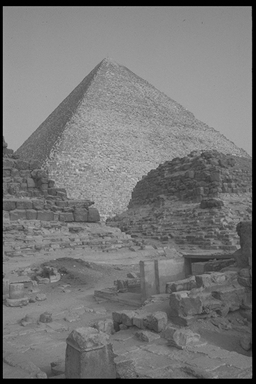
%> input picture Pyramid.bmp, 256 x 384 px
$ octave Problem2.m   (GNU Octave 9; MATLAB toolbox functions it lacks are replaced by stand-ins)
%> lines starting %> are read from the running program, lines starting %| are printed output that depends on the picture
% set some parameters
% I choose one side of the image for test
p_N = 256;
% default sample parameter theta
theta_N = 180;
% fft2D requires a 2-based size
pad_N = 1024;

img = imread('Pyramid.bmp');
%> img is the input picture: size 384x256 uint8; min 0, max 200, mean 118.1
theta = 0:(theta_N-1);
% first obtain the radon transformation map
[R,x] = radon(img,theta);
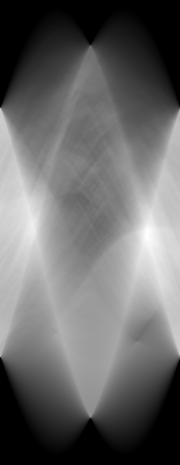
%> R: size 465x180 double; min 0, max 60865, mean 24971.9; drawn with min black and max white
%> x = 465 values from -232 to 232

% According to the project's calculate the 1D fft
proj_sino = R;
if mod(length(proj_sino(:,1)),2)==1
   proj_sino = [proj_sino;zeros(1,size(proj_sino,2))];
end
%disp(proj_sino)
pad_row = (pad_N-size(proj_sino,1))/2;
%> pad_row = 279
proj_sino = padarray( proj_sino,[pad_row 0],0,'both');
%> proj_sino: size 1024x180 double
L_pad = pad_row + ceil(((p_N.*sqrt(2)+2)-p_N)/2)+1;
%> L_pad = 335

proj_sino = ifftshift(proj_sino,1);
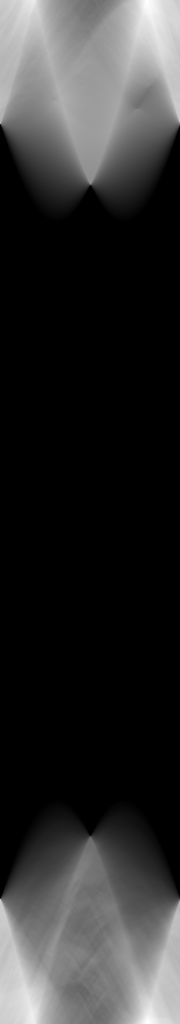
%> proj_sino: size 1024x180 double; min 0, max 60865, mean 11339.8; mean of the top-left, top-right, bottom-left and bottom-right quarters 11908.4, 12435.5, 10771.1, 10244; drawn with min black and max white
f_p = fft(proj_sino,[ ],1);
f_p = fftshift(f_p,1);

% mesh
nfp = length(f_p(:,1));
%> nfp = 1024
omega_sino = (-(nfp-1)/2:(nfp-1)/2).*(2*pi/size(f_p,1));  % p-theta coordinates, seperate 2*pi into 1024 parts
%> omega_sino = 1024 values from -3.14 to 3.14
theta = theta*pi/180;
[theta_grid, omega_grid] = meshgrid(theta,omega_sino);

omega_image = omega_sino;
%> omega_image = 1024 values from -3.14 to 3.14
[omega_grid_x, omega_grid_y] = meshgrid(omega_image, omega_image);
[coo_th_fft2, coo_r_fft2] = cart2pol(omega_grid_x,omega_grid_y);
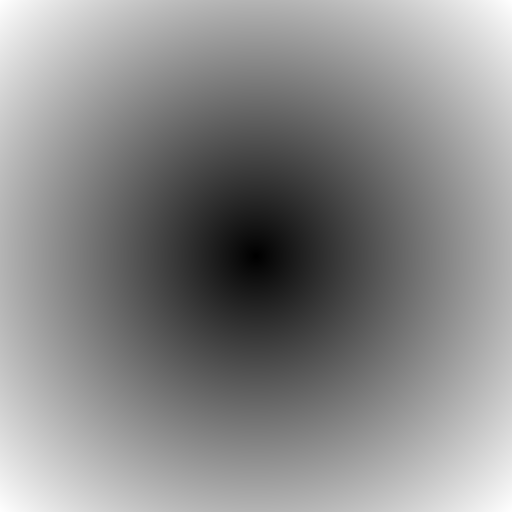
%> coo_r_fft2: size 1024x1024 double (shown at 1/2 size); min 0.00434, max 4.44, mean 2.4; drawn with min black and max white
coo_r_fft2 = coo_r_fft2.*sign(coo_th_fft2);
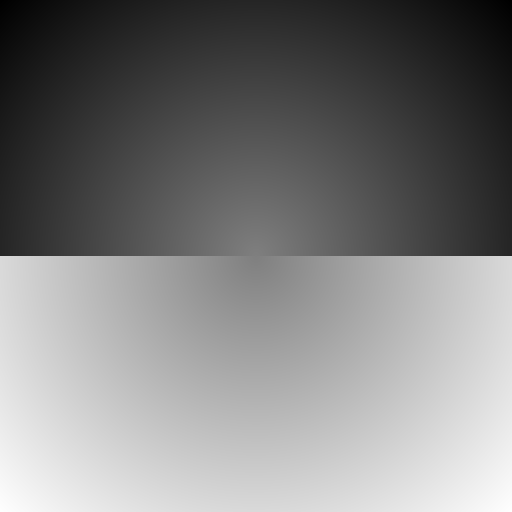
%> coo_r_fft2: size 1024x1024 double (shown at 1/2 size); min -4.44, max 4.44, mean -1.98e-16; drawn with min black and max white
coo_th_fft2(coo_th_fft2<0) = coo_th_fft2(coo_th_fft2<0) + pi;
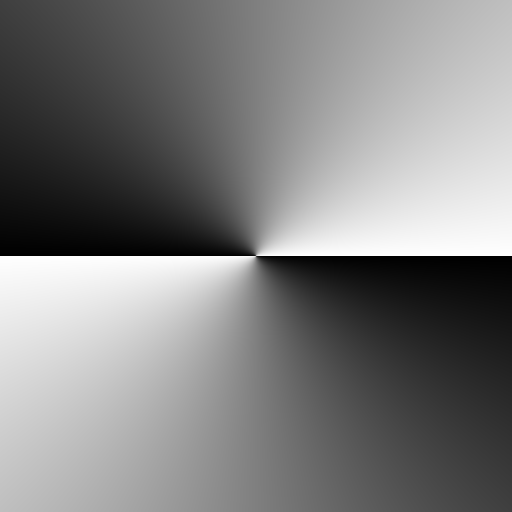
%> coo_th_fft2: size 1024x1024 double (shown at 1/2 size); min 0.000978, max 3.14, mean 1.57; drawn with min black and max white

% interploation
Fourier2_radial = interp2(theta_grid,omega_grid,f_p,coo_th_fft2,coo_r_fft2,'nearest',(0+1i.*0));

% ifft process
crop = L_pad;
%> crop = 335
% after 2d ifft, obtain another 1024*1024 matrix
% visualize
target = fftshift(ifft2(ifftshift(Fourier2_radial)));
target = target(crop+1:end-crop,crop+1:end-crop);
I_a = abs(target);
I_a = (I_a-min(I_a(:)))./(max(I_a(:))-min(I_a(:)));
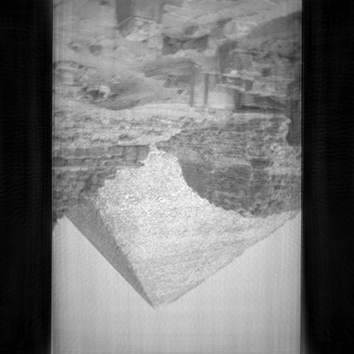
%> I_a: size 354x354 double; min 0, max 1, mean 0.458
Lg_I_a = flipud(log(1+I_a));
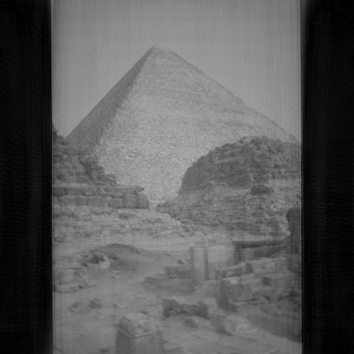
%> Lg_I_a: size 354x354 double; min 0, max 0.693, mean 0.354

imwrite(Lg_I_a, 'Polar.bmp');
